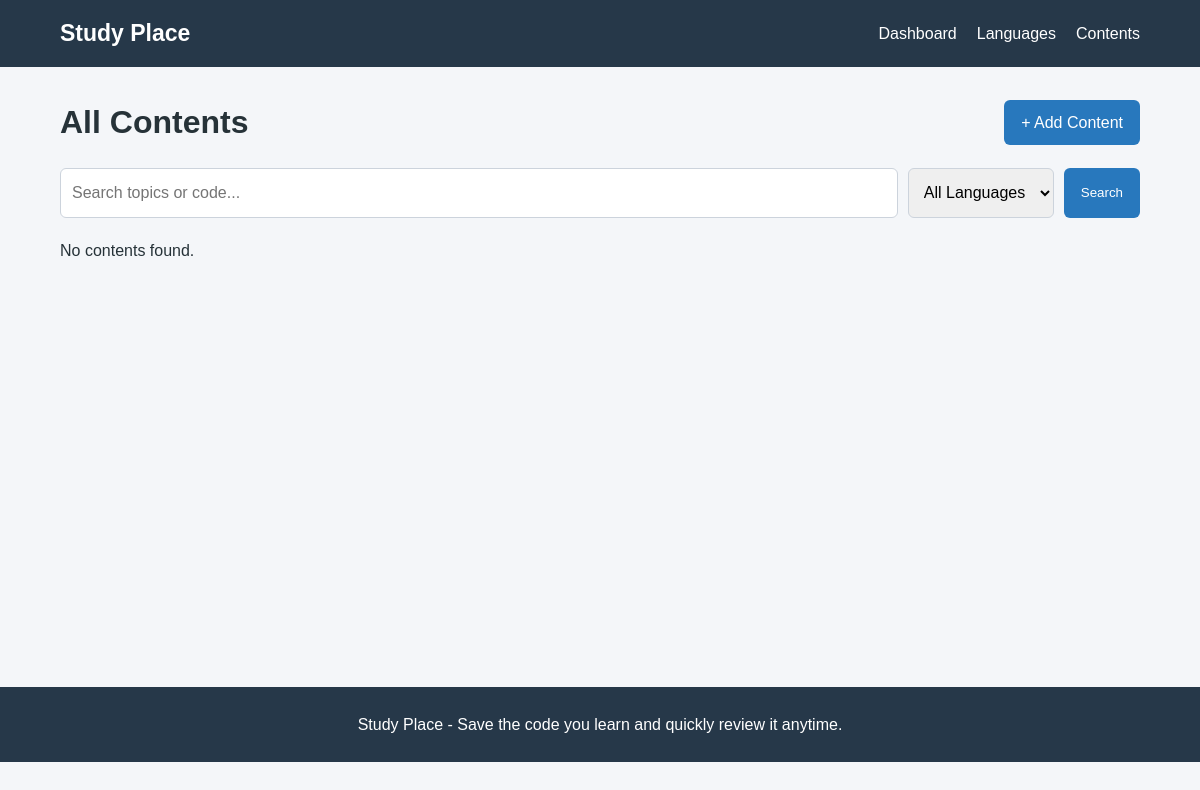
Page /contents/ on the earlier database version.
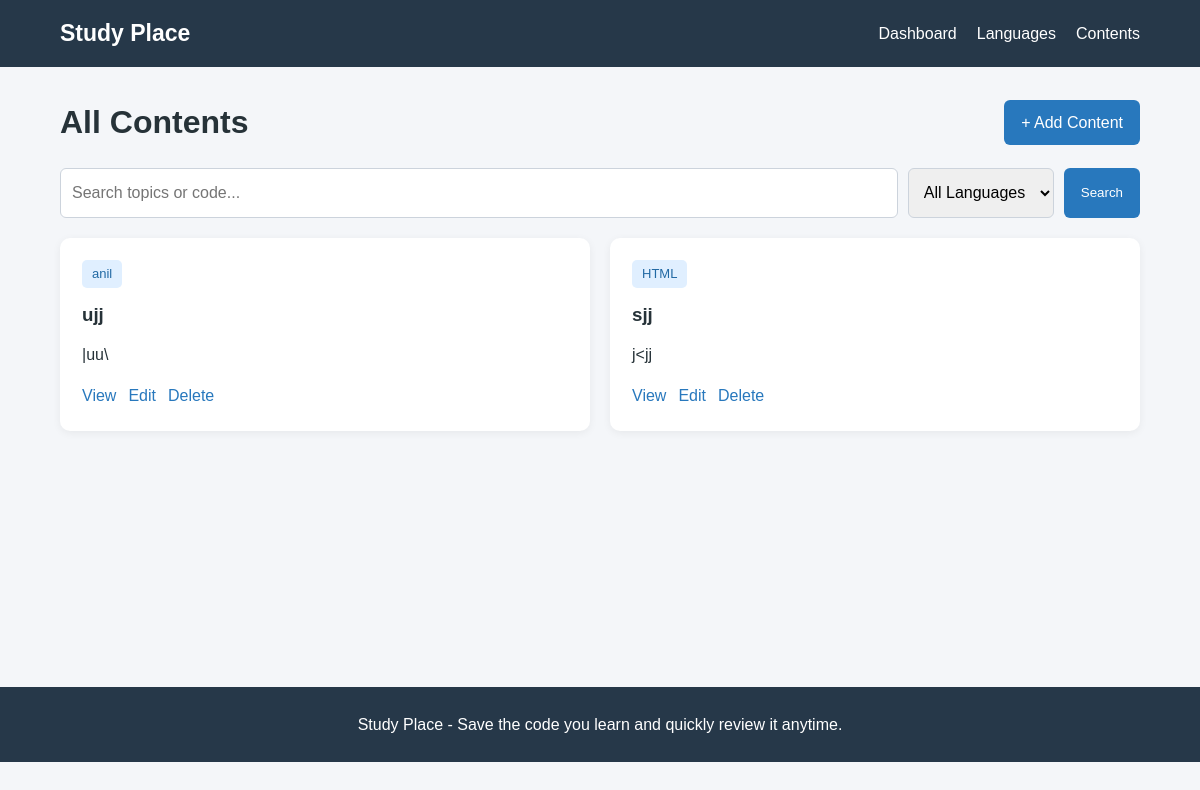
Same page on the later database version.
### snippets/models.py (models this page shows, shortened)
class AppContent(models.Model):
    language = models.ForeignKey(
        AppLanguage,
        on_delete=models.PROTECT,
        related_name="contents",
        help_text="Select the language for this content."
    )
    heading = models.CharField(
        max_length=200,
        help_text="Example: CSS Flexbox, HTML Forms."
    )
    description = models.TextField(
        blank=True,
        help_text="Explain how this code or concept works."
    )
    code_snippets = models.TextField(
        blank=True,
        help_text="Small code examples for quick revision."
    )
    code_box = models.TextField(
        blank=True,
        help_text="Write complete code here for practical testing."
    )
    created_at = models.DateTimeField(auto_now_add=True)
    updated_at = models.DateTimeField(auto_now=True)
    class Meta:
        verbose_name = "App Content"
        verbose_name_plural = "App Contents"
        ordering = ["language", "heading"]
        constraints = [
            models.UniqueConstraint(
                fields=["language", "heading"],
                name="unique_heading_per_language"
            )
        ]

class AppLanguage(models.Model):
    name = models.CharField(
        max_length=100,
        unique=True,
        help_text="Enter language name, e.g. HTML, CSS, Python."
    )
    description = models.TextField(
        blank=True,
        help_text="Write a short introduction about this language."
    )
    created_at = models.DateTimeField(auto_now_add=True)
    updated_at = models.DateTimeField(auto_now=True)
    class Meta:
        verbose_name = "App Language"
        verbose_name_plural = "App Languages"
        ordering = ["name"]

### snippets/views.py (the view, shortened to what this page needs)
def content_list(request):
    query = request.GET.get("q", "").strip()
    language_id = request.GET.get("language", "").strip()
    contents = (
        AppContent.objects
        .select_related("language")
        .all()
    )
    if language_id:
        contents = contents.filter(
            language_id=language_id
        )
    contents = contents.order_by("-created_at")
    context = {
        "contents": contents,
        "languages": AppLanguage.objects.order_by("name"),
        "query": query,
        "selected_language": language_id,
    }
    return render(
        request,
        "StudyPlace/content_list.html",
        context
    )

### snippets/templates/StudyPlace/content_list.html (shortened to what this page needs)
{% extends 'StudyPlace/base.html' %}
{% block content %}
<div class="page-header">
    <h1>All Contents</h1>
    <a href="{% url 'StudyPlace:content_create' %}" class="btn">
        + Add Content
    </a>
</div>
<form method="GET" class="search-form">
    <input type="search" name="q"
           value="{{ query }}"
           placeholder="Search topics or code...">
    <select name="language">
        <option value="">All Languages</option>
    </select>
    <button class="btn" type="submit">Search</button>
</form>
<div class="content-grid">
{% for content in contents %}
    <div class="content-card">
        <span class="tag">{{ content.language.name }}</span>
        <h3>{{ content.heading }}</h3>
        <p>{{ content.description|truncatewords:20 }}</p>
        <div class="actions">
            <a href="{% url 'StudyPlace:content_detail' content.pk %}">
                View
            </a>
            <a href="{% url 'StudyPlace:content_edit' content.pk %}">
                Edit
            </a>
            <a href="{% url 'StudyPlace:content_delete' content.pk %}">
                Delete
            </a>
        </div>
    </div>
{% empty %}
    <p>No contents found.</p>
{% endfor %}
</div>
{% endblock %}

Differences in the rows shown:
added AppContent: language.name "anil", heading "ujj", description "|uu\\"
added AppContent: language.name "HTML", heading "sjj", description "j<jj"
Other differences:
text no longer shown: "No contents found."
